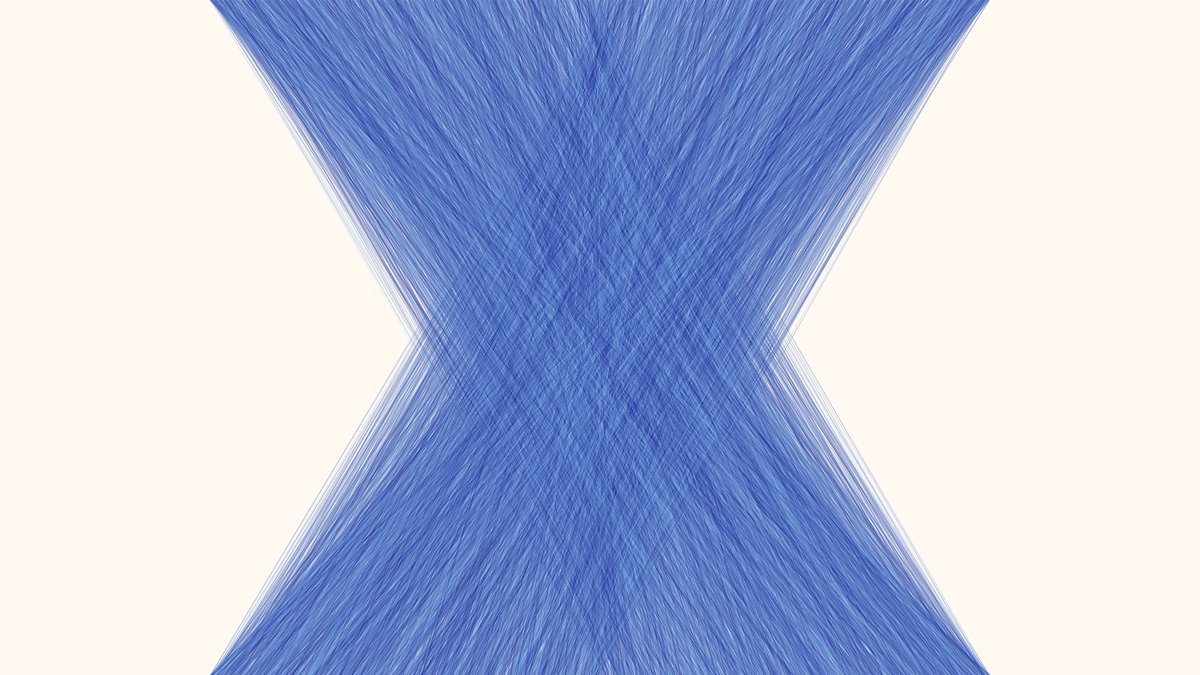
Frame 1 (no input)
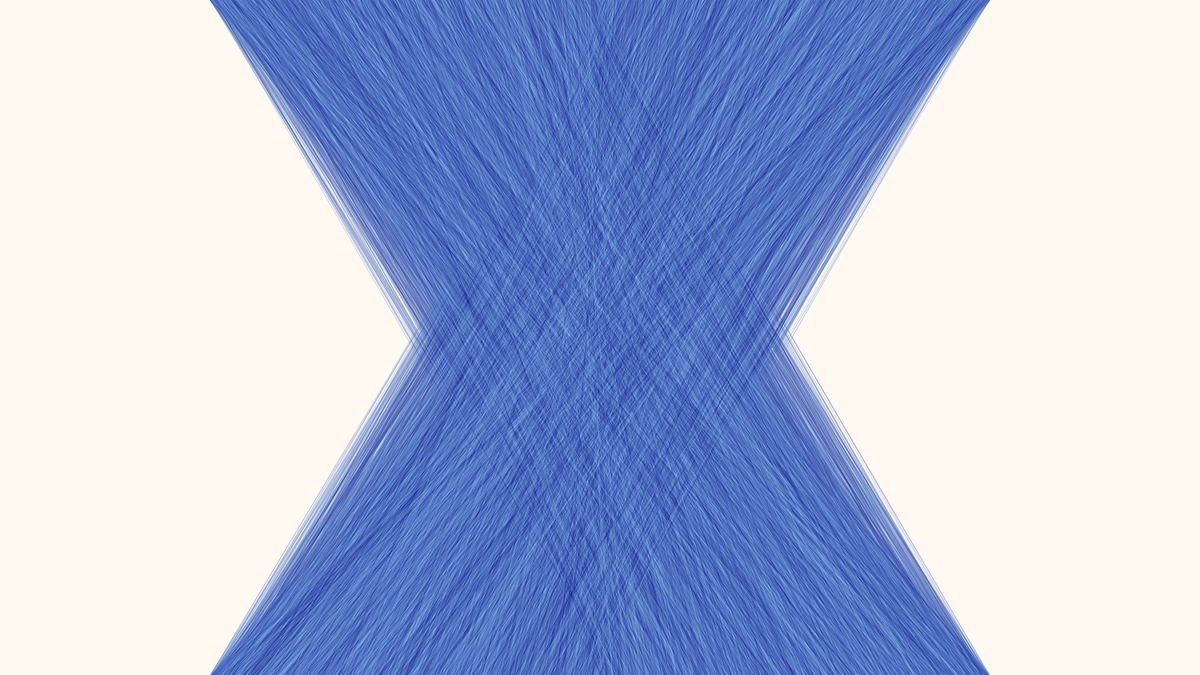
Frame 2 (the mouse pressed at the canvas centre, redrawn once)

The Processing sketch that drew these frames (run headless with seeded random() and noise(); the mouse was pressed at the canvas centre and the sketch redrawn once):

// Processing sketch: lines_algorithm
// ── lines_algorithm.pde
void setup(){
  size(1920, 1080);
  smooth();
  background(255,249,242); 
  noLoop();
}

void draw(){
  strokeWeight(1);
  color firstColor = color(1,3,127);
  color secondColor = color(159,222,255); 
  int threads = 8000;
  float[] x = new float[threads];
  float[] xb = new float[threads];
  float[] lerp = new float[threads];
  for (int i = 0; i < x.length; i++){
    lerp[i] = random(1.0);
    stroke(lerpColor(firstColor, secondColor, lerp[i]), 80);
    x[i] = random(-624, 624);
    if (x[i] >= 0) xb[i] = random(-624, 0);
    if (x[i] < 0) xb[i] = random(0, 624);
    line(960 + xb[i], 0, 960 + x[i], 1080);
  }
}
